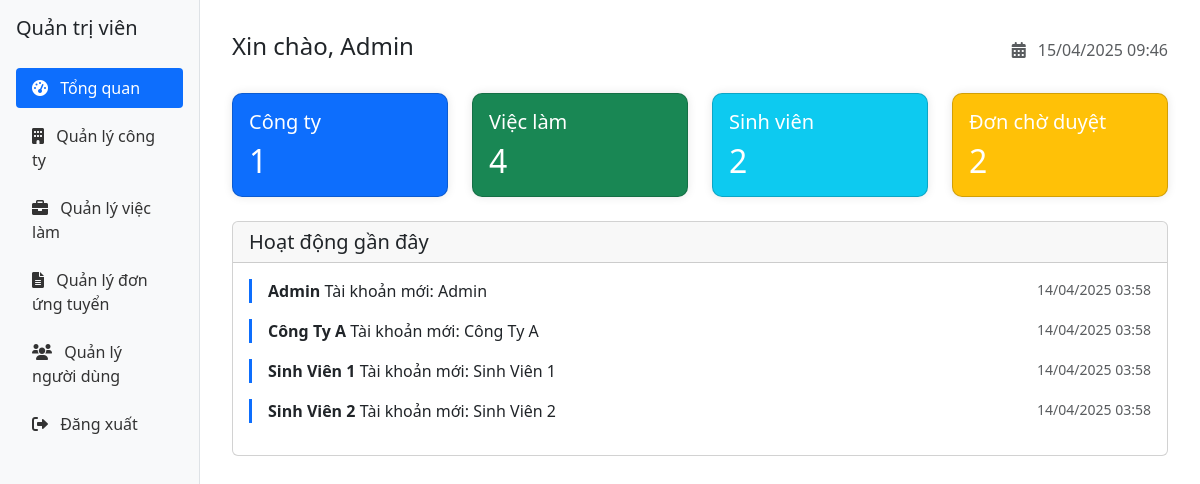
The page /index_admin.php (signed in) on the database its author committed.
### tables this page shows
CREATE TABLE `users` (
  `id` int NOT NULL,
  `name` varchar(255) NOT NULL,
  `email` varchar(255) NOT NULL,
  `password` varchar(255) NOT NULL,
  `role` enum('admin','company','student') NOT NULL,
  `created_at` timestamp NULL DEFAULT CURRENT_TIMESTAMP
);

### index_admin.php (the view, shortened to what this page needs)
<?php
require_once 'config/config.php';
$adminId = $_SESSION['user_id'];
$stmt = $pdo->prepare("SELECT * FROM users WHERE id = ?");
$stmt->execute([$adminId]);
$admin = $stmt->fetch();
$stats = [
    'companies' => $pdo->query("SELECT COUNT(*) FROM companies")->fetchColumn(),
    'jobs' => $pdo->query("SELECT COUNT(*) FROM jobs")->fetchColumn(),
    'students' => $pdo->query("SELECT COUNT(*) FROM users WHERE role = 'student'")->fetchColumn(),
    'applications' => $pdo->query("SELECT COUNT(*) FROM applications WHERE status = 'pending'")->fetchColumn()
];
$stmt = $pdo->query("
    SELECT u.*, u.name as user_name, u.created_at as activity_date,
           CONCAT('Tài khoản mới: ', u.name) as description
    FROM users u
    ORDER BY u.created_at DESC
    LIMIT 5
");
$activities = $stmt->fetchAll();
?>
<!DOCTYPE html>
<html lang="vi">
<head>
    <link href="https://cdn.jsdelivr.net/npm/bootstrap@5.3.0/dist/css/bootstrap.min.css" rel="stylesheet">
    <link href="https://cdnjs.cloudflare.com/ajax/libs/font-awesome/6.0.0/css/all.min.css" rel="stylesheet">
</head>
<body>
    <div class="container-fluid">
        <div class="row">
            <div class="col-md-3 col-lg-2 px-0 sidebar">
                <div class="p-3">
                    <h5 class="mb-4">Quản trị viên</h5>
                    <div class="nav flex-column">
                        <a class="nav-link active" href="index_admin.php">
                            <i class="fas fa-tachometer-alt me-2"></i>
                            Tổng quan
                        </a>
                        <a class="nav-link" href="companies_admin.php">
                            <i class="fas fa-building me-2"></i>
                            Quản lý công ty
                        </a>
                        <a class="nav-link" href="jobs_admin.php">
                            <i class="fas fa-briefcase me-2"></i>
                            Quản lý việc làm
                        </a>
                        <a class="nav-link" href="applications_admin.php">
                            <i class="fas fa-file-alt me-2"></i>
                            Quản lý đơn ứng tuyển
                        </a>
                        <a class="nav-link" href="users_admin.php">
                            <i class="fas fa-users me-2"></i>
                            Quản lý người dùng
                        </a>
                        <a class="nav-link" href="logout.php">
                            <i class="fas fa-sign-out-alt me-2"></i>
                            Đăng xuất
                        </a>
                    </div>
                </div>
            </div>
            <div class="col-md-9 col-lg-10 main-content">
                <div class="d-flex justify-content-between align-items-center mb-4">
                    <h4>Xin chào, <?php echo htmlspecialchars($admin['name']); ?></h4>
                    <div class="text-muted">
                        <i class="fas fa-calendar-alt me-2"></i>
                        <?php echo date('d/m/Y H:i'); ?>
                    </div>
                </div>
                <div class="row mb-4">
                    <div class="col-md-3">
                        <div class="card stat-card bg-primary text-white">
                            <div class="card-body">
                                <h5 class="card-title">Công ty</h5>
                                <h2 class="mb-0"><?php echo $stats['companies']; ?></h2>
                            </div>
                        </div>
                    </div>
                    <div class="col-md-3">
                        <div class="card stat-card bg-success text-white">
                            <div class="card-body">
                                <h5 class="card-title">Việc làm</h5>
                                <h2 class="mb-0"><?php echo $stats['jobs']; ?></h2>
                            </div>
                        </div>
                    </div>
                    <div class="col-md-3">
                        <div class="card stat-card bg-info text-white">
                            <div class="card-body">
                                <h5 class="card-title">Sinh viên</h5>
                                <h2 class="mb-0"><?php echo $stats['students']; ?></h2>
                            </div>
                        </div>
                    </div>
                    <div class="col-md-3">
                        <div class="card stat-card bg-warning text-white">
                            <div class="card-body">
                                <h5 class="card-title">Đơn chờ duyệt</h5>
                                <h2 class="mb-0"><?php echo $stats['applications']; ?></h2>
                            </div>
                        </div>
                    </div>
                </div>
                <div class="card">
                    <div class="card-header">
                        <h5 class="mb-0">Hoạt động gần đây</h5>
                    </div>
                    <div class="card-body">
                        <?php foreach ($activities as $activity): ?>
                            <div class="activity-item">
                                <div class="d-flex justify-content-between">
                                    <div>
                                        <strong><?php echo htmlspecialchars($activity['user_name']); ?></strong>
                                        <?php echo htmlspecialchars($activity['description']); ?>
                                    </div>
                                    <small class="text-muted">
                                        <?php echo date('d/m/Y H:i', strtotime($activity['activity_date'])); ?>
                                    </small>
                                </div>
                            </div>
                        <?php endforeach; ?>
                    </div>
                </div>
            </div>
        </div>
    </div>
</body>
</html>

### index_admin.php (style rules this page uses)
.sidebar { min-height: 100vh; background: #f8f9fa; border-right: 1px solid #dee2e6; }
.sidebar .nav-link { color: #333; padding: 0.5rem 1rem; border-radius: 0.25rem; margin: 0.25rem 0; }
.sidebar .nav-link.active { background: #0d6efd; color: white; }
.main-content { padding: 2rem; }
.stat-card { border-radius: 10px; box-shadow: 0 0 10px rgba(0,0,0,0.1); transition: transform 0.3s; }
.activity-item { border-left: 3px solid #0d6efd; padding-left: 1rem; margin-bottom: 1rem; }

### rows shown on the page
users: name "Admin", description "Tài khoản mới: Admin", created_at "14/04/2025 03:58"
users: name "Công Ty A", description "Tài khoản mới: Công Ty A", created_at "14/04/2025 03:58"
users: name "Sinh Viên 1", description "Tài khoản mới: Sinh Viên 1", created_at "14/04/2025 03:58"
users: name "Sinh Viên 2", description "Tài khoản mới: Sinh Viên 2", created_at "14/04/2025 03:58"

### other values the page prints
$stats['companies'] "1"
$stats['jobs'] "4"
$stats['students'] "2"
$stats['applications'] "2"
